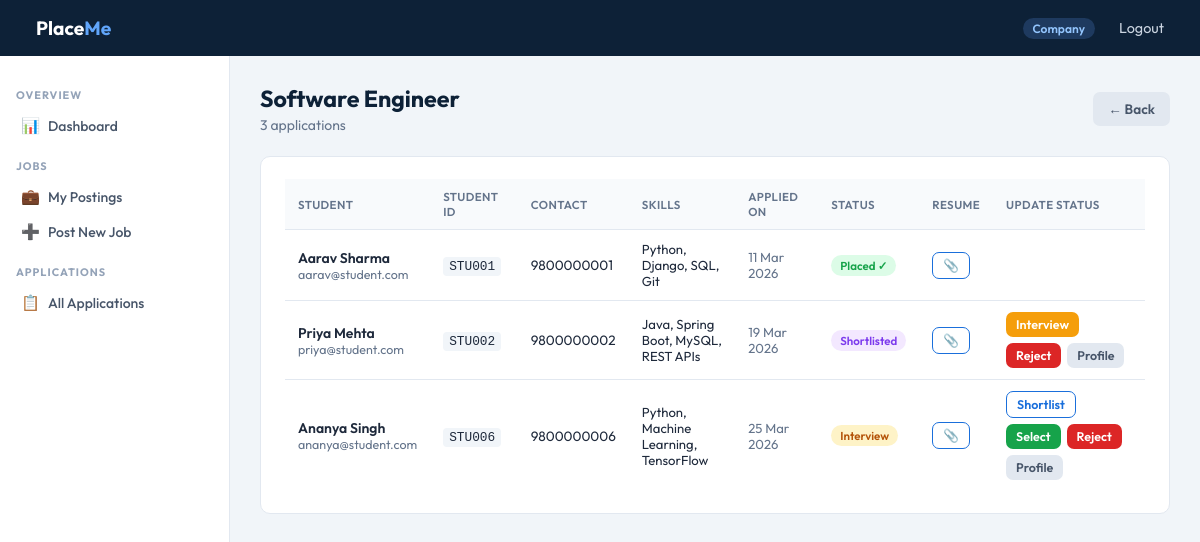
The page /company/applications/1 (signed in) on the database its author committed.
### app.py (models this page shows, shortened)
class JobPosition(db.Model):
    __tablename__ = 'job_position'
    id              = db.Column(db.Integer, primary_key=True)
    company_id      = db.Column(db.Integer, db.ForeignKey('company.id'), nullable=False)
    title           = db.Column(db.String(100), nullable=False)
    description     = db.Column(db.Text)
    required_skills = db.Column(db.Text)
    experience      = db.Column(db.String(50))
    salary_range    = db.Column(db.String(50))
    status          = db.Column(db.String(20), default='Active')  # Active / Closed
    is_approved     = db.Column(db.Boolean, default=False)
    posted_date     = db.Column(db.DateTime, default=datetime.utcnow)
    applications = db.relationship(
        'Application', backref='job_position',
        lazy=True, cascade='all, delete-orphan'
    )

class Application(db.Model):
    __tablename__ = 'application'
    id           = db.Column(db.Integer, primary_key=True)
    student_id   = db.Column(db.Integer, db.ForeignKey('student.id'), nullable=False)
    job_id       = db.Column(db.Integer, db.ForeignKey('job_position.id'), nullable=False)
    status       = db.Column(db.String(20), default='Applied')  # Applied → Shortlisted → Selected / Rejected / Placed
    applied_date = db.Column(db.DateTime, default=datetime.utcnow)
    updated_date = db.Column(db.DateTime, default=datetime.utcnow)
    placement = db.relationship(
        'Placement', backref='application',
        uselist=False, cascade='all, delete-orphan'
    )

class Student(db.Model):
    __tablename__ = 'student'
    id              = db.Column(db.Integer, primary_key=True)
    name            = db.Column(db.String(100), nullable=False)
    email           = db.Column(db.String(120), unique=True, nullable=False)
    password        = db.Column(db.String(200), nullable=False)
    student_id      = db.Column(db.String(50), unique=True)
    contact         = db.Column(db.String(20))
    education       = db.Column(db.Text)
    skills          = db.Column(db.Text)
    resume_path     = db.Column(db.String(200))
    is_active       = db.Column(db.Boolean, default=True)
    registered_date = db.Column(db.DateTime, default=datetime.utcnow)
    applications = db.relationship(
        'Application', backref='student',
        lazy=True, cascade='all, delete-orphan'
    )

### app.py (the view)
@app.route('/company/applications/<int:job_id>')
def company_applications(job_id):
    if session.get('role') != 'company':
        return redirect(url_for('login'))
    job = JobPosition.query.get_or_404(job_id)
    if job.company_id != session['user_id']:
        flash('Unauthorized access!', 'danger')
        return redirect(url_for('company_jobs'))
    applications = Application.query.filter_by(job_id=job_id).all()
    return render_template('company_applications.html', job=job, applications=applications)

### app.py (called while the page is built)
@app.context_processor
def inject_student():
    if session.get('role') == 'student':
        return dict(student=Student.query.get(session['user_id']))
    return dict(student=None)

### templates/company_applications.html (shortened to what this page needs)
{% extends "base.html" %}
{% block content %}
<div class="page-header">
  <div class="header-row">
    <div>
      <h1>{{ job.title }}</h1>
      <p>{{ applications | length }} application{{ 's' if applications | length != 1 }}</p>
    </div>
    <a href="{{ url_for('company_jobs') }}" class="btn btn-gray">← Back</a>
  </div>
</div>
<div class="card">
  <div class="table-wrap">
    {% if applications %}
    <table>
      <thead>
        <tr>
          <th>Student</th>
          <th>Student ID</th>
          <th>Contact</th>
          <th>Skills</th>
          <th>Applied On</th>
          <th>Status</th>
          <th>Resume</th>
          <th>Update Status</th>
        </tr>
      </thead>
      <tbody>
        {% for app in applications %}
        <tr>
          <td>
            <div style="font-weight:600;">{{ app.student.name }}</div>
            <div style="font-size:.78rem;color:var(--gray);">{{ app.student.email }}</div>
          </td>
          <td><code style="font-size:.8rem;background:#f1f5f9;padding:2px 6px;border-radius:4px;">{{ app.student.student_id or '—' }}</code></td>
          <td style="font-size:.85rem;">{{ app.student.contact or '—' }}</td>
          <td style="max-width:140px;font-size:.82rem;">{{ app.student.skills or '—' }}</td>
          <td style="font-size:.82rem;color:var(--gray);">{{ app.applied_date.strftime('%d %b %Y') if app.applied_date else '—' }}</td>
          <td>
            {% set s = app.status %}
            {% if s == 'Applied' %}<span class="badge badge-blue">Applied</span>
            {% elif s == 'Shortlisted' %}<span class="badge badge-purple">Shortlisted</span>
            {% elif s == 'Interview' %}<span class="badge badge-amber">Interview</span>
            {% elif s == 'Selected' %}<span class="badge badge-green">Selected</span>
            {% elif s == 'Placed' %}<span class="badge badge-green">Placed ✓</span>
            {% elif s == 'Rejected' %}<span class="badge badge-red">Rejected</span>
            {% else %}<span class="badge badge-gray">{{ s }}</span>{% endif %}
          </td>
          <td>
            {% if app.student.resume_path %}
              <a href="/uploads/{{ app.student.resume_path }}" target="_blank" class="btn btn-outline btn-sm">📎</a>
            {% else %}—{% endif %}
          </td>
          <td>
            <div class="td-actions">
              {% if app.status != 'Shortlisted' and app.status != 'Placed' %}
                <a href="{{ url_for('update_application', id=app.id, status='Shortlisted') }}" class="btn btn-sm btn-outline">Shortlist</a>
              {% endif %}
              {% if app.status == 'Shortlisted' %}
                <a href="{{ url_for('update_application', id=app.id, status='Interview') }}" class="btn btn-sm btn-warning">Interview</a>
              {% endif %}
              {% if app.status == 'Interview' %}
                <a href="{{ url_for('update_application', id=app.id, status='Selected') }}" class="btn btn-sm btn-success">Select</a>
              {% endif %}
              {% if app.status not in ['Rejected', 'Placed'] %}
                <a href="{{ url_for('update_application', id=app.id, status='Rejected') }}" class="btn btn-sm btn-danger">Reject</a>
              {% endif %}
              {% if app.status in ['Shortlisted', 'Interview', 'Selected'] %}
                <a href="{{ url_for('company_view_student', student_id=app.student.id) }}" class="btn btn-sm btn-gray">Profile</a>
              {% endif %}
            </div>
          </td>
        </tr>
        {% endfor %}
      </tbody>
    </table>
    {% else %}
    <div class="empty">
      <div class="emoji">📋</div>
      <p>No applications received for this posting yet.</p>
    </div>
    {% endif %}
  </div>
</div>
{% endblock %}

### templates/base.html (style rules this page uses)
*, *::before, *::after { box-sizing: border-box; margin: 0; padding: 0; }
:root { --navy: #0d2137; --blue: #1a6fdb; --blue-lt: #dbeafe; --green: #16a34a; --green-lt:#dcfce7; --amber: #b45309; --amber-lt:#fef3c7; --red: #dc2626; --red-lt: #fee2e2; --gray: #64748b; --border: #e2e8f0; --bg: #f1f5f9; --white: #ffffff; --text: #1e293b; --sidebar-w: 230px; }
body { font-family: 'Outfit', sans-serif; background: var(--bg); color: var(--text); min-height: 100vh; }
.page-header { margin-bottom: 22px; }
.page-header h1 { font-size: 1.45rem; font-weight: 700; color: var(--navy); }
.page-header p { color: var(--gray); margin-top: 3px; font-size: .875rem; }
.header-row { display: flex; align-items: center; justify-content: space-between; flex-wrap: wrap; gap: 10px; }
.card { background: var(--white); border: 1px solid var(--border); border-radius: 10px; padding: 22px 24px; }
.table-wrap { overflow-x: auto; }
table { width: 100%; border-collapse: collapse; font-size: .875rem; }
thead th { background: #f8fafc; color: var(--gray); font-weight: 600; font-size: .72rem; text-transform: uppercase; letter-spacing: .4px; padding: 10px 13px; text-align: left; border-bottom: 1px solid var(--border); }
tbody td { padding: 11px 13px; border-bottom: 1px solid var(--border); vertical-align: middle; }
tbody tr:last-child td { border-bottom: none; }
.td-actions { display: flex; gap: 6px; flex-wrap: wrap; }
.btn { display: inline-flex; align-items: center; gap: 5px; padding: 8px 15px; border-radius: 7px; font-size: .85rem; font-weight: 600; border: none; cursor: pointer; text-decoration: none; transition: all .13s; font-family: inherit; }
.btn-success { background: var(--green); color: #fff; }
.btn-danger { background: var(--red); color: #fff; }
.btn-warning { background: #f59e0b; color: #fff; }
.btn-outline { background: transparent; color: var(--blue); border: 1.5px solid var(--blue); }
.btn-gray { background: #e2e8f0; color: #475569; }
.btn-sm { padding: 5px 10px; font-size: .78rem; }
.badge { display: inline-block; padding: 3px 9px; border-radius: 20px; font-size: .72rem; font-weight: 600; }
.badge-green { background: var(--green-lt); color: var(--green); }
.badge-amber { background: var(--amber-lt); color: var(--amber); }
.badge-purple { background: #f3e8ff; color: #7c3aed; }

### rows shown on the page
JobPosition: title "Software Engineer"
Application: student.name "Aarav Sharma", student.email "aarav@student.com", student "STU001", student "9800000001", student "Python, Django, SQL, Git", applied_date "11 Mar 2026", status "Placed ✓"
Application: student.name "Priya Mehta", student.email "priya@student.com", student "STU002", student "9800000002", student "Java, Spring Boot, MySQL, REST APIs", applied_date "19 Mar 2026", status "Shortlisted"
Application: student.name "Ananya Singh", student.email "ananya@student.com", student "STU006", student "9800000006", student "Python, Machine Learning, TensorFlow", applied_date "25 Mar 2026", status "Interview"

### other values the page prints
{{ session.get('role') | capitalize }} "Company"
{{ applications | length }} "3"
{{ 's' if applications | length != 1 }} "s"
